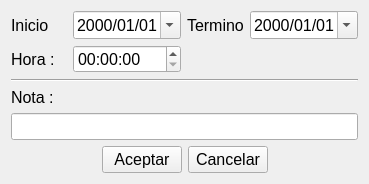
<?xml version="1.0" encoding="UTF-8"?>
<ui version="4.0">
 <class>newalerta_alerta_ui</class>
 <widget class="QWidget" name="newalerta_alerta_ui">
  <property name="geometry">
   <rect>
    <x>0</x>
    <y>0</y>
    <width>369</width>
    <height>184</height>
   </rect>
  </property>
  <property name="font">
   <font>
    <pointsize>12</pointsize>
   </font>
  </property>
  <property name="windowTitle">
   <string>Alerta</string>
  </property>
  <property name="windowIcon">
   <iconset resource="../Icons/Icons.qrc">
    <normaloff>:/Icons/Warning.png</normaloff>:/Icons/Warning.png</iconset>
  </property>
  <layout class="QGridLayout" name="gridLayout_5">
   <item row="0" column="0">
    <layout class="QGridLayout" name="gridLayout_4">
     <item row="0" column="0">
      <layout class="QGridLayout" name="gridLayout">
       <item row="0" column="1">
        <widget class="QDateEdit" name="dateEdit_inicio">
         <property name="displayFormat">
          <string>yyyy/MM/dd</string>
         </property>
         <property name="calendarPopup">
          <bool>true</bool>
         </property>
        </widget>
       </item>
       <item row="0" column="0">
        <widget class="QLabel" name="label">
         <property name="text">
          <string>Inicio</string>
         </property>
        </widget>
       </item>
       <item row="0" column="2">
        <widget class="QLabel" name="label_4">
         <property name="text">
          <string>Termino</string>
         </property>
        </widget>
       </item>
       <item row="0" column="3">
        <widget class="QDateEdit" name="dateEdit_fin">
         <property name="displayFormat">
          <string>yyyy/MM/dd</string>
         </property>
         <property name="calendarPopup">
          <bool>true</bool>
         </property>
        </widget>
       </item>
       <item row="1" column="0">
        <widget class="QLabel" name="label_3">
         <property name="text">
          <string>Hora :</string>
         </property>
        </widget>
       </item>
       <item row="1" column="1">
        <widget class="QTimeEdit" name="timeEdit">
         <property name="maximumDateTime">
          <datetime>
           <hour>23</hour>
           <minute>59</minute>
           <second>59</second>
           <year>2000</year>
           <month>1</month>
           <day>1</day>
          </datetime>
         </property>
         <property name="maximumTime">
          <time>
           <hour>23</hour>
           <minute>59</minute>
           <second>59</second>
          </time>
         </property>
         <property name="currentSection">
          <enum>QDateTimeEdit::HourSection</enum>
         </property>
         <property name="displayFormat">
          <string>hh:mm:ss</string>
         </property>
         <property name="calendarPopup">
          <bool>false</bool>
         </property>
        </widget>
       </item>
      </layout>
     </item>
     <item row="1" column="0">
      <widget class="Line" name="line">
       <property name="orientation">
        <enum>Qt::Horizontal</enum>
       </property>
      </widget>
     </item>
     <item row="2" column="0">
      <layout class="QGridLayout" name="gridLayout_2">
       <item row="0" column="0">
        <widget class="QLabel" name="label_2">
         <property name="sizePolicy">
          <sizepolicy hsizetype="Fixed" vsizetype="Fixed">
           <horstretch>0</horstretch>
           <verstretch>0</verstretch>
          </sizepolicy>
         </property>
         <property name="text">
          <string>Nota :</string>
         </property>
        </widget>
       </item>
       <item row="1" column="0">
        <widget class="QLineEdit" name="lineEdit"/>
       </item>
      </layout>
     </item>
     <item row="3" column="0">
      <layout class="QGridLayout" name="gridLayout_3">
       <item row="0" column="1">
        <widget class="QPushButton" name="pushButton_Acept">
         <property name="text">
          <string>Aceptar</string>
         </property>
        </widget>
       </item>
       <item row="0" column="4">
        <spacer name="horizontalSpacer_5">
         <property name="orientation">
          <enum>Qt::Horizontal</enum>
         </property>
         <property name="sizeHint" stdset="0">
          <size>
           <width>40</width>
           <height>20</height>
          </size>
         </property>
        </spacer>
       </item>
       <item row="0" column="0">
        <spacer name="horizontalSpacer_2">
         <property name="orientation">
          <enum>Qt::Horizontal</enum>
         </property>
         <property name="sizeHint" stdset="0">
          <size>
           <width>40</width>
           <height>20</height>
          </size>
         </property>
        </spacer>
       </item>
       <item row="0" column="2">
        <widget class="QPushButton" name="pushButton_Cancel">
         <property name="text">
          <string>Cancelar</string>
         </property>
        </widget>
       </item>
      </layout>
     </item>
    </layout>
   </item>
  </layout>
 </widget>
 <tabstops>
  <tabstop>dateEdit_inicio</tabstop>
  <tabstop>lineEdit</tabstop>
  <tabstop>pushButton_Acept</tabstop>
 </tabstops>
 <resources>
  <include location="../Icons/Icons.qrc"/>
 </resources>
 <connections/>
</ui>
